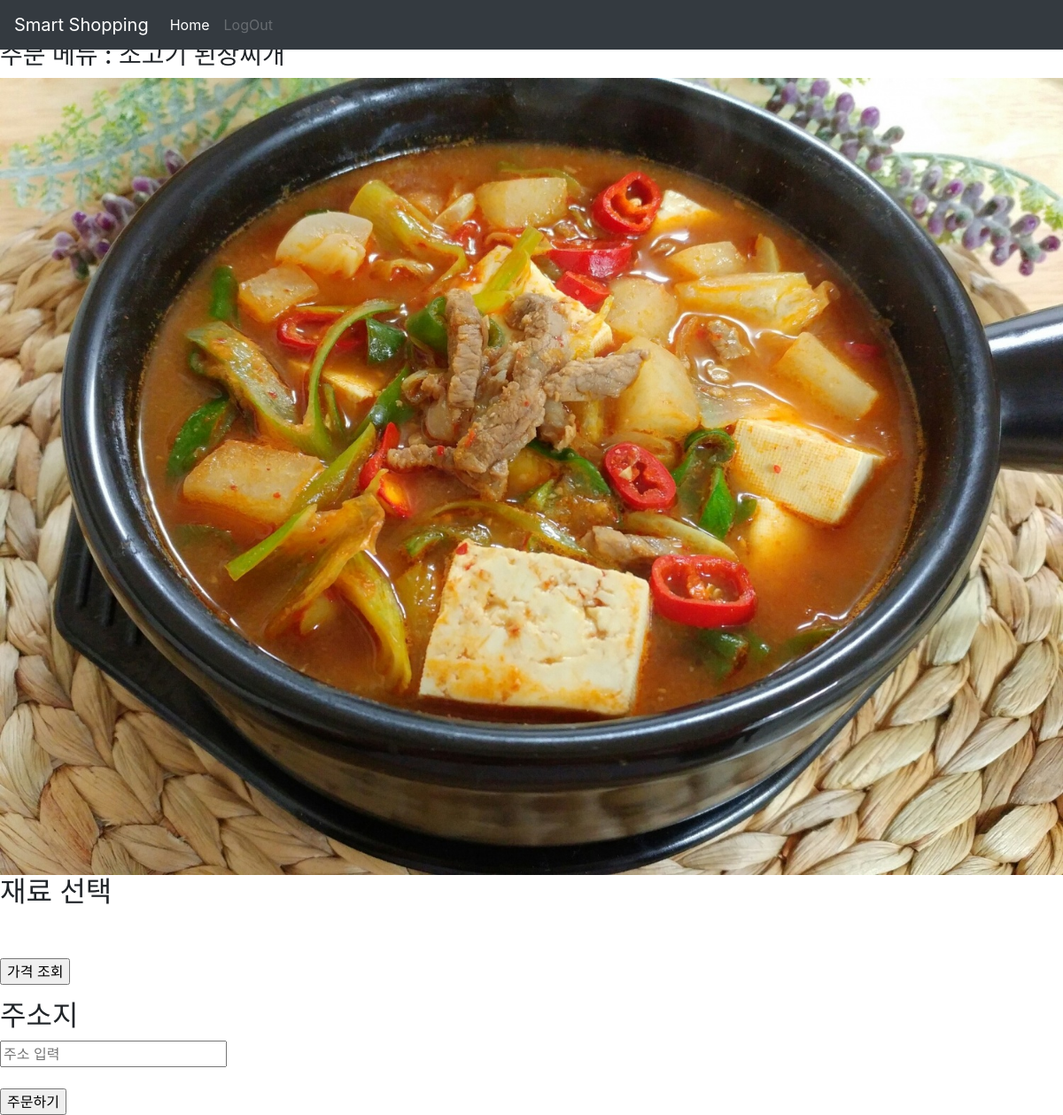
The app's page /tracking/get_order/2, older data.
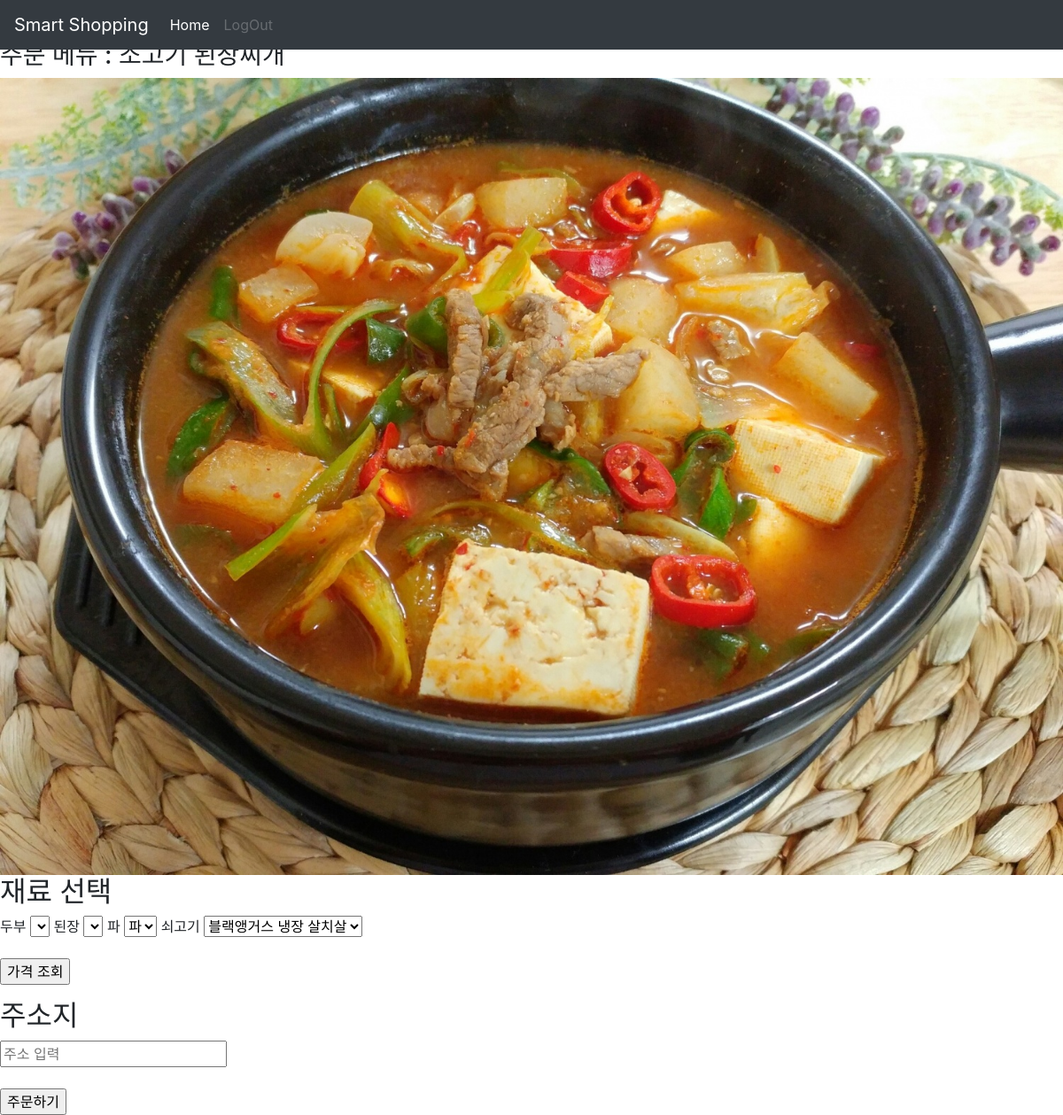
The same page, newer data.
### Main/models.py (models this page shows, shortened)
class Recipe(models.Model):
    recipe_name = models.CharField(max_length=40)
    recipe_image = models.ImageField(upload_to="images/Recipe", blank=True)

### Pickup/models.py (models this page shows, shortened)
class ClassifyIngredient(models.Model):
    class_ingred = models.CharField(max_length=20)

class Ingredients(models.Model):
    ingred_name = models.CharField(max_length=50) # 재료 이름
    ingred_images = models.ImageField(upload_to="images/ingredients", blank=True) # 재료 사진
    price = models.IntegerField() # 가격
    gross_weight = models.IntegerField() # 중량
    classify = models.ForeignKey(ClassifyIngredient, on_delete=models.CASCADE) # 재료 분류
    def __str__(self):
        return self.ingred_name

### Tracking/views.py (the view)
# urls.py: path('get_order/<int:id>', views.getUserOrder, name='get_order'),
def getUserOrder(request, id):
    if request.method == 'GET':
        recipe = get_object_or_404(Recipe, pk=id)
        ingredients = Cooking.objects.filter(recipe=recipe)
        recipe_ingred = {}
        ingred_name = []
        ingred_index = []
        for i in ingredients:
            ingred_name.append(i.ingredients.class_ingred)
            ingred_index.append(i.ingredients.id)
        for j in range(len(ingred_name)):
            recipe_ingred[ingred_name[j]] = Ingredients.objects.filter(classify=ingred_index[j])
        print(recipe_ingred)
        for k in range(len(recipe_ingred)):
            temp = recipe_ingred[ingred_name[k]]
            temp_list = []
            for l in range(len(temp)):
                temp_list.append(temp[l].ingred_name)
            recipe_ingred[ingred_name[k]] = temp_list
        print(recipe_ingred)
        return render(request, 'order.html', {"recipe_ingred":recipe_ingred.items() ,'recipe':recipe})

### Tracking/templates/order.html (shortened to what this page needs)
<!DOCTYPE html>
{% extends 'base.html' %}
    {% block content %}
    <h2>주문하기</h2>
    <h3>주문 메뉴 : {{recipe.recipe_name}}</h3>
    {% if recipe.recipe_image.url is not None%}
    <img src="{{recipe.recipe_image.url}}">
    {% endif%}
    <form method="POST" action="{% url 'tracking:check_order_list'%}">
        <h2>재료 선택</h2>
        {% for key, values in recipe_ingred%}
        {{key}}
        <select name="{{key}}">
            {% for v in values%}
            <option value="{{v}}">{{v}}</option>
            {% endfor %}
        </select>
        {% endfor %}
        <br><br>
        <input type="button" id='add' value="가격 조회">
        <h2>주소지</h2>
        <input type="text" name='address' placeholder="주소 입력">
        <br><br>
        <input type="submit" value="주문하기">
    </form>
    {% endblock %}

### Hackerthon/templates/base.html (shortened to what this page needs)
<!doctype html>
<html lang="en" class="h-100">
{% load static %}
<head>
    <link href=" {% static 'assets/dist/css/bootstrap.min.css'%}" rel="stylesheet">
    <link href="{% static 'assets/sticky-footer-navbar.css' %}" rel="stylesheet">
</head>
<body class="d-flex flex-column h-100">
    <header>
        <nav class="navbar navbar-expand-md navbar-dark fixed-top bg-dark">
            <a class="navbar-brand" href="#">Smart Shopping</a>
            <div class="collapse navbar-collapse" id="navbarCollapse">
                <ul class="navbar-nav mr-auto">
                    <li class="nav-item active">
                        <a class="nav-link" href="{% url 'main:main' %}">Home <span class="sr-only">(current)</span></a>
                    </li>
                    {% if user.is_authenticated %}
                    <li class="nav-item">
                        <a class="nav-link" href="{% url 'main:sign_in'%}">Login</a>
                    </li>
                    {% else %}
                    <li class="nav-item">
                        <a class="nav-link disabled" href="{% url 'main:sign_out'%}" tabindex="-1"
                            aria-disabled="true">LogOut</a>
                    </li>
                    {% endif %}
                </ul>
            </div>
        </nav>
    </header>
    {% block content%}
    {% endblock %}
</html>

Row changes from the older to the newer data that the page shows:
added ClassifyIngredient: recipe_ingred "두부"
added ClassifyIngredient: recipe_ingred "된장"
added ClassifyIngredient: recipe_ingred "쇠고기"
added Ingredients: ingred_name.class_ingred "블랙앵거스 냉장 살치살"
Text that changed along with them:
new list line: "파 파"
